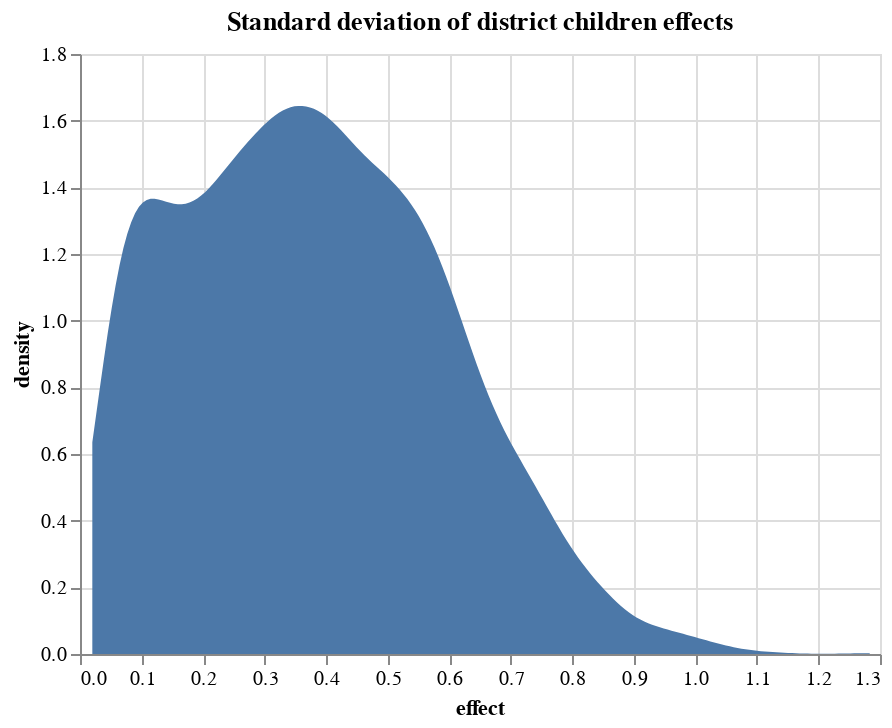

Notebook cell for this chart:
### Markdown cell above
How much do districts vary?

### Code cell
alt.Chart(
    pd.DataFrame({'district children effects' : ex3_trace_1['posterior']['L_stds'][:,:,2].to_numpy().ravel() })
).transform_density(
    'district children effects',
    as_=['effect', 'density'],
).mark_area().encode(
    x="effect:Q",
    y='density:Q',
).properties(title="Standard deviation of district children effects")

### Figure 1 — Vega-Lite specification as saved in the notebook (floating-point values rounded to 4 significant figures; data arrays with more than 128 entries replaced by an {"elided": "..."} marker saying what was removed)
{"$schema": "https://vega.github.io/schema/vega-lite/v4.17.0.json", "config": {"view": {"continuousHeight": 300, "continuousWidth": 400}}, "data": {"name": "data-0b8e5f5dd62db7b09e38b6f7cdf96152"}, "datasets": {"data-0b8e5f5dd62db7b09e38b6f7cdf96152": {"elided": "4000 records"}}, "encoding": {"x": {"field": "effect", "type": "quantitative"}, "y": {"field": "density", "type": "quantitative"}}, "mark": "area", "title": "Standard deviation of district children effects", "transform": [{"as": ["effect", "density"], "density": "district children effects"}]}
